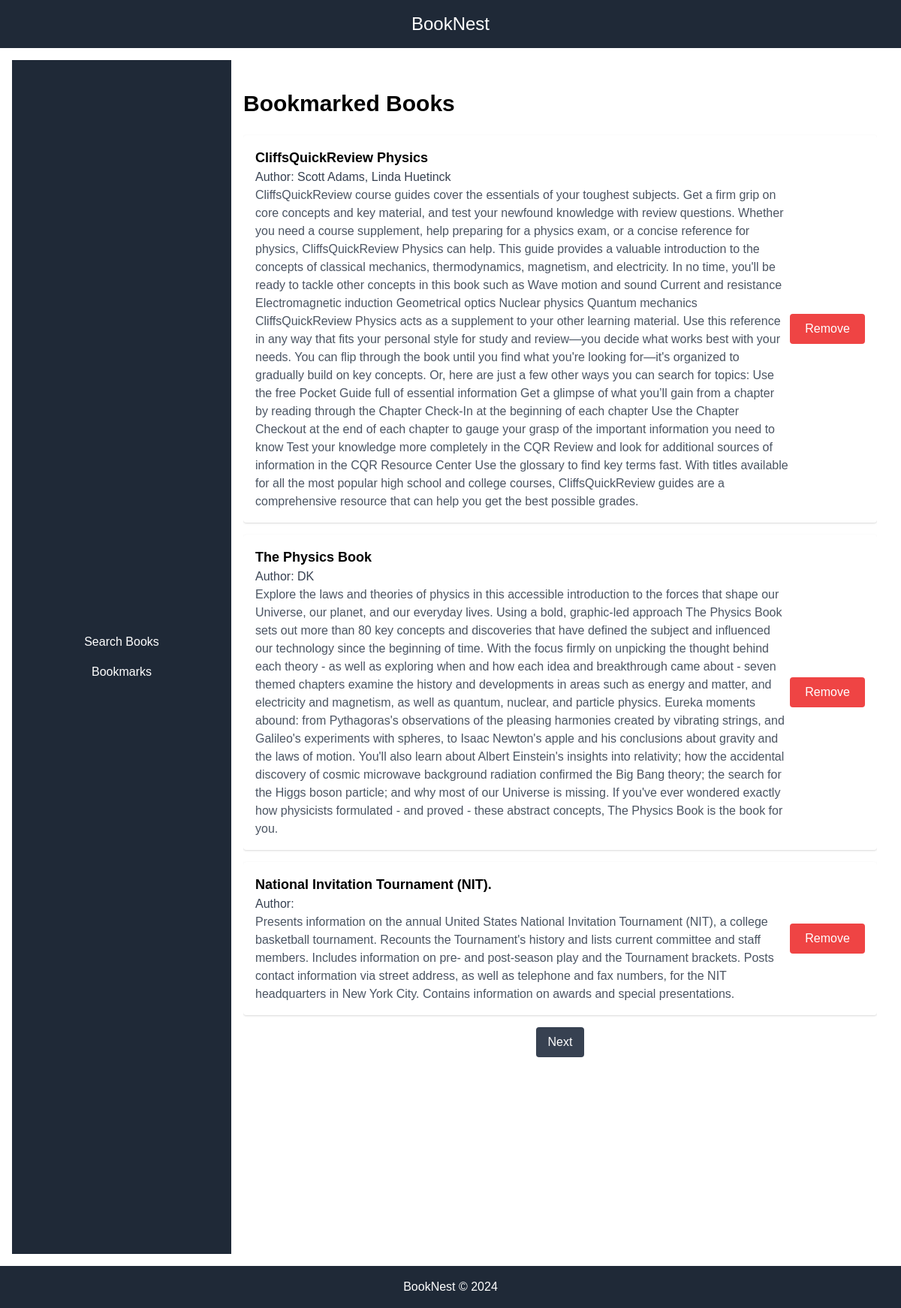
Screenshot of /bookmarks/ (signed in) with the database file from the repository.
### books/models.py (models this page shows, shortened)
class Bookmark(models.Model):
    title = models.CharField(max_length=255)
    author = models.CharField(max_length=255)
    description = models.TextField()
    user = models.ForeignKey(User, on_delete=models.CASCADE, null=True)

### books/views.py (the view)
# urls.py: path('bookmarks/', views.bookmarks, name='bookmarks'),
@login_required
def bookmarks(request):
    page = int(request.GET.get('page', 1))
    items_per_page = 3
    bookmarked_books = Bookmark.objects.filter(user=request.user)
    total_books = bookmarked_books.count()
    if total_books > items_per_page:
        start_index = (page - 1) * items_per_page
        end_index = start_index + items_per_page
        bookmarked_books = bookmarked_books[start_index:end_index]
        previous_page = page - 1 if page > 1 else None
        next_page = page + 1 if end_index < total_books else None
    else:
        previous_page = None
        next_page = None
    return render(request, 'bookmarks.html', {
        'bookmarked_books': bookmarked_books,
        'previous_page': previous_page,
        'next_page': next_page
    })

### template/bookmarks.html (shortened to what this page needs)
{% extends 'base.html' %}
{% block content %}
    <div class="h-full overflow-y-auto mt-6" style="max-height: calc(100vh - 150px);">
        <h2 class="text-3xl font-bold mb-6">Bookmarked Books</h2>
        <div id="bookmarks" class="space-y-4">
            {% if bookmarked_books %}
                {% for bookmark in bookmarked_books %}
                    <div class="p-4 bg-white rounded shadow mb-4 flex justify-between items-center">
                        <div>
                            <h3 class="text-lg font-bold">{{ bookmark.title }}</h3>
                            <p class="text-gray-700">Author: {{ bookmark.author }}</p>
                            <p class="text-gray-600">{{ bookmark.description }}</p>
                        </div>
                        <form method="post" action="{% url 'remove_bookmark' bookmark.id %}">
                            <button class="bg-red-500 text-white px-4 py-2 rounded" type="submit">Remove</button>
                        </form>
                    </div>
                {% endfor %}
            {% else %}
                <p class="text-gray-500 text-center">No bookmarks found.</p>
            {% endif %}
        </div>
        <div id="pagination" class="flex justify-center mt-4">
            {% if next_page %}
                <a href="?page={{ next_page }}" class="bg-gray-700 text-white px-4 py-2 rounded">Next</a>
            {% endif %}
        </div>
    </div>
{% endblock %}

### template/base.html (shortened to what this page needs)
<!DOCTYPE html>
<html lang="en">
<head>
    <link href="https://cdn.jsdelivr.net/npm/tailwindcss@2.2.19/dist/tailwind.min.css" rel="stylesheet">
    {% load static %}
    <link rel="stylesheet" href="{% static 'style.css' %}">
</head>
<body class="flex flex-col min-h-screen">
    <header class="bg-gray-800 text-white py-4">
        <h3 class="text-center text-2xl">BookNest</h3>
    </header>
    <div class="flex flex-1">
        <nav id="navbar" class="bg-gray-800 w-1/4 h-screen p-4 flex flex-col md:block hidden">
            <ul class="space-y-4 text-white text-center flex-1 flex flex-col justify-center h-full">
                <li><a href="{% url 'search_books' %}">Search Books</a></li>
                <li><a href="{% url 'bookmarks' %}">Bookmarks</a></li>
            </ul>
        </nav>
        <div class="flex-1 p-6">
            {% block content %}{% endblock %}
        </div>
    </div>
    <footer class="bg-gray-800 text-white w-full text-center py-4 mt-auto">
        <p>BookNest © 2024</p>
    </footer>
</body>
</html>

### template/style.css (style rules this page uses)
body { margin: 0; font-family: Arial, sans-serif; }
nav { transition: width 0.3s ease; }
.flex-1 { padding: 1rem; }
footer { position: relative; width: 100%; }
.p-4 { padding: 1rem; }
.text-center { text-align: center; }
button { min-width: 100px; }

### rows the page displays
Bookmark: title "CliffsQuickReview Physics", author "Scott Adams, Linda Huetinck", description "CliffsQuickReview course guides cover the essentials of your toughest subjects. Get a firm grip on core concepts and key material, and test your newfound knowledge with review questions. Whether you need a course supplement, help preparing for a physics exam, or a concise reference for physics, CliffsQuickReview Physics can help. This guide provides a valuable introduction to the concepts of classical mechanics, thermodynamics, magnetism, and electricity. In no time, you'll be ready to tackle other concepts in this book such as Wave motion and sound Current and resistance Electromagnetic induction Geometrical optics Nuclear physics Quantum mechanics CliffsQuickReview Physics acts as a…"
Bookmark: title "The Physics Book", author "DK", description "Explore the laws and theories of physics in this accessible introduction to the forces that shape our Universe, our planet, and our everyday lives. Using a bold, graphic-led approach The Physics Book sets out more than 80 key concepts and discoveries that have defined the subject and influenced our technology since the beginning of time. With the focus firmly on unpicking the thought behind each theory - as well as exploring when and how each idea and breakthrough came about - seven themed chapters examine the history and developments in areas such as energy and matter, and electricity and magnetism, as well as quantum, nuclear, and particle physics. Eureka moments abound: from Pythagoras's…"
Bookmark: title "National Invitation Tournament (NIT).", description "Presents information on the annual United States National Invitation Tournament (NIT), a college basketball tournament. Recounts the Tournament's history and lists current committee and staff members. Includes information on pre- and post-season play and the Tournament brackets. Posts contact information via street address, as well as telephone and fax numbers, for the NIT headquarters in New York City. Contains information on awards and special presentations."
